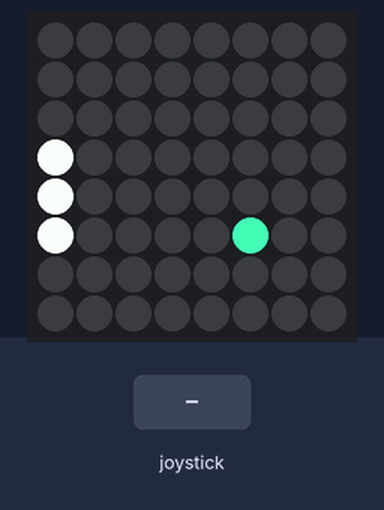
A program run on a simulated Raspberry Pi (BCM pin numbers) with a Sense HAT. On the bench: the Sense HAT's 8×8 RGB LED matrix. Inputs (shaded band) come from the test bench. The 64×8 strip is a reading aid, not a part: it shows the text the matrix is scrolling, unrolled, one strip-width of it at a time.

Above: at 1.2 s.
1.3 s: joystick pushed up
At 1.9 s:
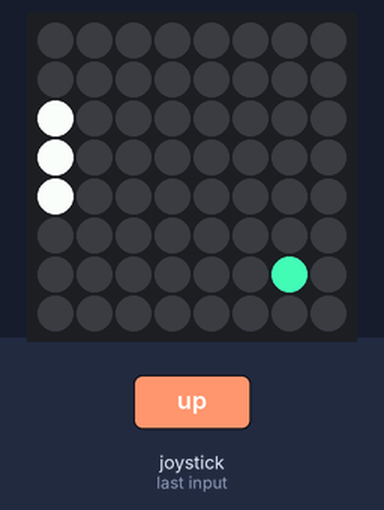
At 2.4 s:
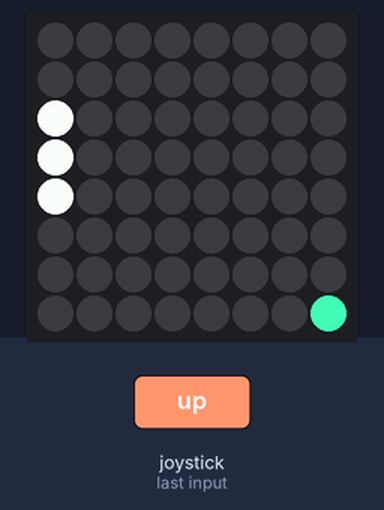
4.3 s: joystick pushed down
At 4.9 s:
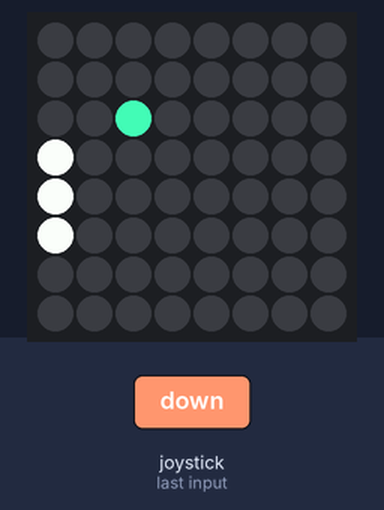

The program:

OwO.py
```python
from sense_hat import SenseHat
sense = SenseHat()

from time import sleep

white = (255, 255, 255)
teal = (66, 244, 182)

bat_y = 4
ball_position = [3, 3]
ball_velocity = [1, 1]

def draw_bat():
    sense.set_pixel(0, bat_y, white)
    sense.set_pixel(0, bat_y + 1, white)
    sense.set_pixel(0, bat_y - 1, white)

def draw_ball():
    sense.set_pixel(ball_position[0], ball_position[1], teal)
    ball_position[0] += ball_velocity[0]
    if ball_position[0] == 7 or ball_position[0] == 0:
        ball_velocity[0] = -ball_velocity[0]
    ball_position[1] += ball_velocity[1]
    if ball_position[1] == 7 or ball_position[1] == 0:
         ball_velocity[1] = -ball_velocity[1]
    if ball_position[0] == 1 and (bat_y - 1) <= ball_position[1] <= (bat_y +1):
        ball_velocity[0] = -ball_velocity[0]
    if ball_position[0] == 0:
        sense.show_message("You Lose")


def move_up(event):
    global bat_y
    if event.action == 'pressed' and bat_y > 1:
        bat_y -= 1
sense.stick.direction_up = move_up

def move_down(event):
    global bat_y
    if event.action == 'pressed' and bat_y < 6:
        bat_y += 1
sense.stick.direction_down = move_down

while True:
    sense.clear(0, 0, 0)
    draw_bat()
    draw_ball()
    sleep(0.50)
```

Measured:
- after the input at 1.3 s, the LEDs: change after 0.23 s (image 1)
- after the input at 4.3 s, the LEDs: change after 0.23 s (image 3)
- what the display in image 1 shows lasts 0.5 s, from 1.5 s to 2.0 s
